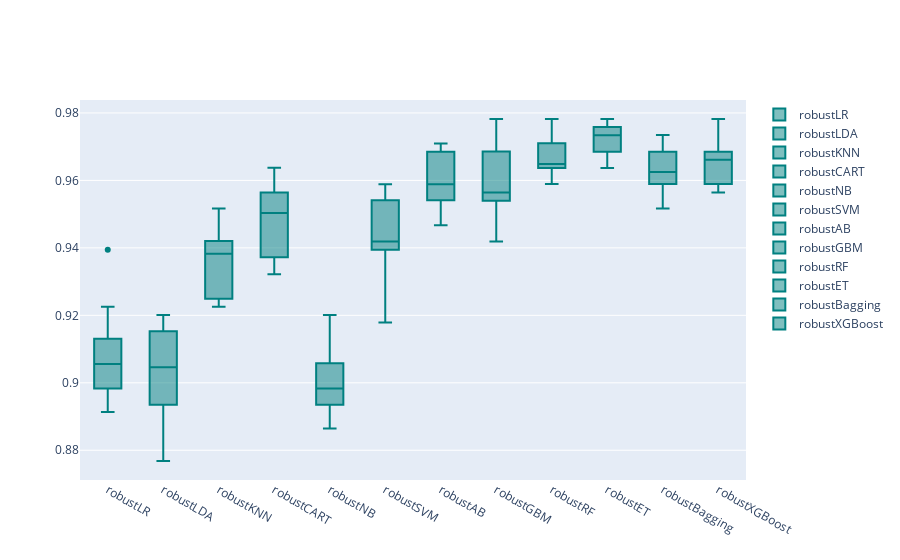

The cell this chart's notebook holds for it:
### Code cell
models = GetScaledModel('robust')
names,results = BasedLine2(X_train, y_train,models)
PlotBoxR().PlotResult(names,results)

scaledScoreMinMax = ScoreDataFrame(names,results)
compareModels = pd.concat([basedLineScore,
                           scaledScoreStandard,
                          scaledScoreMinMax], axis=1)
compareModels

### Figure 1 — Plotly figure (JSON) as saved in the notebook; plotly's stock layout.template omitted (floating-point values rounded to 4 significant figures)
{"data": [{"marker": {"color": "rgb(0, 128, 128)"}, "name": "robustLR", "type": "box", "y": [0.8961, 0.913, 0.8913, 0.9031, 0.9104, 0.8983, 0.908, 0.9031, 0.9395, 0.9225]}, {"marker": {"color": "rgb(0, 128, 128)"}, "name": "robustLDA", "type": "box", "y": [0.9058, 0.9034, 0.8768, 0.8886, 0.9153, 0.8935, 0.9128, 0.8983, 0.9201, 0.9153]}, {"marker": {"color": "rgb(0, 128, 128)"}, "name": "robustKNN", "type": "box", "y": [0.9517, 0.9324, 0.942, 0.9225, 0.9249, 0.9516, 0.9249, 0.937, 0.9419, 0.9395]}, {"marker": {"color": "rgb(0, 128, 128)"}, "name": "robustCART", "type": "box", "y": [0.9638, 0.9372, 0.9372, 0.9322, 0.954, 0.9564, 0.9419, 0.9492, 0.9588, 0.9516]}, {"marker": {"color": "rgb(0, 128, 128)"}, "name": "robustNB", "type": "box", "y": [0.9034, 0.9058, 0.8865, 0.8935, 0.8983, 0.8983, 0.8935, 0.891, 0.9104, 0.9201]}, {"marker": {"color": "rgb(0, 128, 128)"}, "name": "robustSVM", "type": "box", "y": [0.9541, 0.9493, 0.9179, 0.9395, 0.9395, 0.9419, 0.9419, 0.9419, 0.9588, 0.9564]}, {"marker": {"color": "rgb(0, 128, 128)"}, "name": "robustAB", "type": "box", "y": [0.9517, 0.9589, 0.9541, 0.9467, 0.9564, 0.9685, 0.9588, 0.9588, 0.9685, 0.9709]}, {"marker": {"color": "rgb(0, 128, 128)"}, "name": "robustGBM", "type": "box", "y": [0.9686, 0.9686, 0.9469, 0.9419, 0.9564, 0.9734, 0.954, 0.954, 0.9564, 0.9782]}, {"marker": {"color": "rgb(0, 128, 128)"}, "name": "robustRF", "type": "box", "y": [0.971, 0.9734, 0.9589, 0.9637, 0.9685, 0.9782, 0.9637, 0.9613, 0.9637, 0.9661]}, {"marker": {"color": "rgb(0, 128, 128)"}, "name": "robustET", "type": "box", "y": [0.9758, 0.9758, 0.9662, 0.9734, 0.9709, 0.9782, 0.9734, 0.9637, 0.9758, 0.9685]}, {"marker": {"color": "rgb(0, 128, 128)"}, "name": "robustBagging", "type": "box", "y": [0.9734, 0.9589, 0.9517, 0.9613, 0.9685, 0.9734, 0.9637, 0.954, 0.9637, 0.9613]}, {"marker": {"color": "rgb(0, 128, 128)"}, "name": "robustXGBoost", "type": "box", "y": [0.9686, 0.9662, 0.9589, 0.9564, 0.9661, 0.9782, 0.9588, 0.9637, 0.9685, 0.9685]}], "layout": {}}
